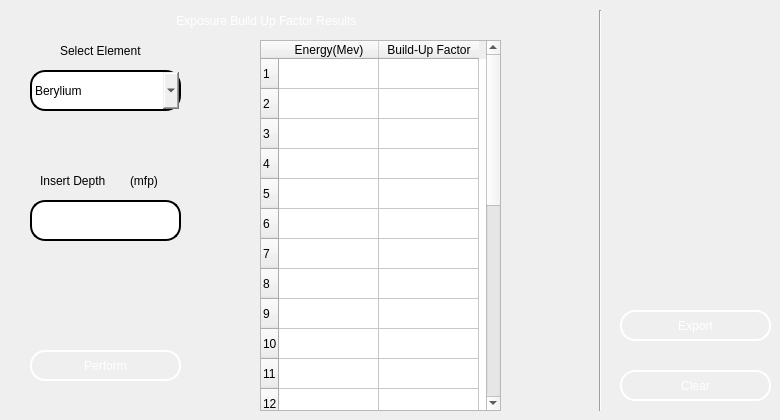
      <widget class="QWidget" name="tab_6">
       <attribute name="title">
        <string>EBF</string>
       </attribute>
       <widget class="QLineEdit" name="ebf_depth">
        <property name="geometry">
         <rect>
          <x>30</x>
          <y>200</y>
          <width>151</width>
          <height>41</height>
         </rect>
        </property>
        <property name="styleSheet">
         <string notr="true">font: 75 12pt &quot;MS Shell Dlg 2&quot;;
color: rgb(0, 0, 0);
border-style: solid;
border-color: black;
border-width: 2px;
border-radius: 15px;
</string>
        </property>
       </widget>
       <widget class="QPushButton" name="ebf_perform_btn">
        <property name="geometry">
         <rect>
          <x>30</x>
          <y>350</y>
          <width>151</width>
          <height>31</height>
         </rect>
        </property>
        <property name="styleSheet">
         <string notr="true">color: rgb(255,255,255);
font: 75 12pt &quot;MS Shell Dlg 2&quot;;
border-style: solid;
border-color: white;
border-width: 2px;
border-radius: 15px;
background-image:url(C:/exabcal/img/top_bg234.png);

</string>
        </property>
        <property name="text">
         <string>Perform</string>
        </property>
       </widget>
       <widget class="QLabel" name="label_39">
        <property name="geometry">
         <rect>
          <x>40</x>
          <y>170</y>
          <width>101</width>
          <height>21</height>
         </rect>
        </property>
        <property name="styleSheet">
         <string notr="true">font: 75 12pt &quot;MS Shell Dlg 2&quot;;
color: rgb(0, 0, 0);
</string>
        </property>
        <property name="text">
         <string>Insert Depth</string>
        </property>
       </widget>
       <widget class="QLabel" name="label_40">
        <property name="geometry">
         <rect>
          <x>60</x>
          <y>40</y>
          <width>111</width>
          <height>21</height>
         </rect>
        </property>
        <property name="styleSheet">
         <string notr="true">font: 75 12pt &quot;MS Shell Dlg 2&quot;;
color: rgb(0, 0, 0);
</string>
        </property>
        <property name="text">
         <string>Select Element</string>
        </property>
       </widget>
       <widget class="Line" name="line_20">
        <property name="geometry">
         <rect>
          <x>590</x>
          <y>10</y>
          <width>20</width>
          <height>401</height>
         </rect>
        </property>
        <property name="orientation">
         <enum>Qt::Vertical</enum>
        </property>
       </widget>
       <widget class="QPushButton" name="ebf_extract_btn">
        <property name="geometry">
         <rect>
          <x>620</x>
          <y>310</y>
          <width>151</width>
          <height>31</height>
         </rect>
        </property>
        <property name="styleSheet">
         <string notr="true">color: rgb(255,255,255);
font: 75 12pt &quot;MS Shell Dlg 2&quot;;
border-style: solid;
border-color: white;
border-width: 2px;
border-radius: 15px;
background-image:url(C:/exabcal/img/top_bg23.png);

</string>
        </property>
        <property name="text">
         <string>Export</string>
        </property>
       </widget>
       <widget class="QPushButton" name="ebf_clear_btn">
        <property name="geometry">
         <rect>
          <x>620</x>
          <y>370</y>
          <width>151</width>
          <height>31</height>
         </rect>
        </property>
        <property name="styleSheet">
         <string notr="true">color: rgb(255,255,255);
font: 75 12pt &quot;MS Shell Dlg 2&quot;;
border-style: solid;
border-color: white;
border-width: 2px;
border-radius: 15px;
background-image:url(C:/exabcal/img/tool_bg.png);

</string>
        </property>
        <property name="text">
         <string>Clear</string>
        </property>
       </widget>
       <widget class="QTableWidget" name="ebf_tableWidget">
        <property name="geometry">
         <rect>
          <x>260</x>
          <y>40</y>
          <width>241</width>
          <height>371</height>
         </rect>
        </property>
        <property name="styleSheet">
         <string notr="true">background-image:url(C:/exabcal/img/table_bg.png);
font: 75 10pt &quot;MS Shell Dlg 2&quot;;</string>
        </property>
        <property name="rowCount">
         <number>25</number>
        </property>
        <property name="columnCount">
         <number>2</number>
        </property>
        <row/>
        <row/>
        <row/>
        <row/>
        <row/>
        <row/>
        <row/>
        <row/>
        <row/>
        <row/>
        <row/>
        <row/>
        <row/>
        <row/>
        <row/>
        <row/>
        <row/>
        <row/>
        <row/>
        <row/>
        <row/>
        <row/>
        <row/>
        <row/>
        <row/>
        <column>
         <property name="text">
          <string>Energy(Mev)</string>
         </property>
        </column>
        <column>
         <property name="text">
          <string>Build-Up Factor</string>
         </property>
        </column>
       </widget>
       <widget class="QLabel" name="label_41">
        <property name="geometry">
         <rect>
          <x>0</x>
          <y>10</y>
          <width>601</width>
          <height>21</height>
         </rect>
        </property>
        <property name="styleSheet">
         <string notr="true">color: rgb(255, 255, 255);
font: 75 12pt &quot;MS Shell Dlg 2&quot;;
background-image:url(C:/exabcal/img/tool_bg.png);
</string>
        </property>
        <property name="text">
         <string>                                                     Exposure Build Up Factor Results</string>
        </property>
       </widget>
       <widget class="QComboBox" name="ebf_element_comboBox">
        <property name="geometry">
         <rect>
          <x>30</x>
          <y>70</y>
          <width>151</width>
          <height>41</height>
         </rect>
        </property>
        <property name="styleSheet">
         <string notr="true">font: 75 12pt &quot;MS Shell Dlg 2&quot;;
color: rgb(0, 0, 0);
border-style: solid;
border-color: black;
border-width: 2px;
border-radius: 15px;
</string>
        </property>
        <item>
         <property name="text">
          <string>Berylium</string>
         </property>
        </item>
        <item>
         <property name="text">
          <string>Boron</string>
         </property>
        </item>
        <item>
         <property name="text">
          <string>Carbon</string>
         </property>
        </item>
        <item>
         <property name="text">
          <string>Nitrogen</string>
         </property>
        </item>
        <item>
         <property name="text">
          <string>Oxygen</string>
         </property>
        </item>
        <item>
         <property name="text">
          <string>Sodium</string>
         </property>
        </item>
        <item>
         <property name="text">
          <string>Magnesium</string>
         </property>
        </item>
        <item>
         <property name="text">
          <string>Aluminium</string>
         </property>
        </item>
        <item>
         <property name="text">
          <string>Silicon</string>
         </property>
        </item>
        <item>
         <property name="text">
          <string>Phosphorus</string>
         </property>
        </item>
        <item>
         <property name="text">
          <string>Sulphur</string>
         </property>
        </item>
        <item>
         <property name="text">
          <string>Argon</string>
         </property>
        </item>
        <item>
         <property name="text">
          <string>Potassium</string>
         </property>
        </item>
        <item>
         <property name="text">
          <string>Calcium</string>
         </property>
        </item>
        <item>
         <property name="text">
          <string>Iron</string>
         </property>
        </item>
        <item>
         <property name="text">
          <string>Copper</string>
         </property>
        </item>
        <item>
         <property name="text">
          <string>Molybdenum</string>
         </property>
        </item>
        <item>
         <property name="text">
          <string>Tin</string>
         </property>
        </item>
        <item>
         <property name="text">
          <string>Lanthanum</string>
         </property>
        </item>
        <item>
         <property name="text">
          <string>Gadolinum</string>
         </property>
        </item>
        <item>
         <property name="text">
          <string>Tungsten</string>
         </property>
        </item>
        <item>
         <property name="text">
          <string>Lead</string>
         </property>
        </item>
        <item>
         <property name="text">
          <string>Uranium</string>
         </property>
        </item>
       </widget>
       <widget class="QLabel" name="label_49">
        <property name="geometry">
         <rect>
          <x>130</x>
          <y>170</y>
          <width>41</width>
          <height>21</height>
         </rect>
        </property>
        <property name="styleSheet">
         <string notr="true">font: 75 12pt &quot;MS Shell Dlg 2&quot;;
color: rgb(0, 0, 0);
</string>
        </property>
        <property name="text">
         <string>(mfp)</string>
        </property>
       </widget>
      </widget>
